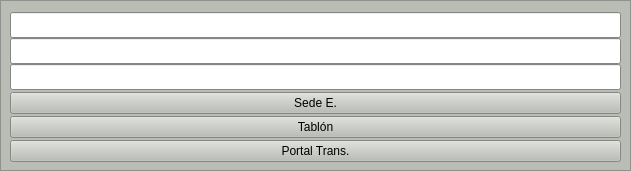
      <widget class="QFrame" name="frame_9">
       <property name="geometry">
        <rect>
         <x>620</x>
         <y>370</y>
         <width>631</width>
         <height>171</height>
        </rect>
       </property>
       <property name="palette">
        <palette>
         <active>
          <colorrole role="WindowText">
           <brush brushstyle="SolidPattern">
            <color alpha="255">
             <red>0</red>
             <green>0</green>
             <blue>0</blue>
            </color>
           </brush>
          </colorrole>
          <colorrole role="Button">
           <brush brushstyle="SolidPattern">
            <color alpha="255">
             <red>186</red>
             <green>189</green>
             <blue>182</blue>
            </color>
           </brush>
          </colorrole>
          <colorrole role="Light">
           <brush brushstyle="SolidPattern">
            <color alpha="255">
             <red>255</red>
             <green>255</green>
             <blue>255</blue>
            </color>
           </brush>
          </colorrole>
          <colorrole role="Midlight">
           <brush brushstyle="SolidPattern">
            <color alpha="255">
             <red>220</red>
             <green>222</green>
             <blue>218</blue>
            </color>
           </brush>
          </colorrole>
          <colorrole role="Dark">
           <brush brushstyle="SolidPattern">
            <color alpha="255">
             <red>93</red>
             <green>94</green>
             <blue>91</blue>
            </color>
           </brush>
          </colorrole>
          <colorrole role="Mid">
           <brush brushstyle="SolidPattern">
            <color alpha="255">
             <red>124</red>
             <green>126</green>
             <blue>121</blue>
            </color>
           </brush>
          </colorrole>
          <colorrole role="Text">
           <brush brushstyle="SolidPattern">
            <color alpha="255">
             <red>0</red>
             <green>0</green>
             <blue>0</blue>
            </color>
           </brush>
          </colorrole>
          <colorrole role="BrightText">
           <brush brushstyle="SolidPattern">
            <color alpha="255">
             <red>255</red>
             <green>255</green>
             <blue>255</blue>
            </color>
           </brush>
          </colorrole>
          <colorrole role="ButtonText">
           <brush brushstyle="SolidPattern">
            <color alpha="255">
             <red>0</red>
             <green>0</green>
             <blue>0</blue>
            </color>
           </brush>
          </colorrole>
          <colorrole role="Base">
           <brush brushstyle="SolidPattern">
            <color alpha="255">
             <red>255</red>
             <green>255</green>
             <blue>255</blue>
            </color>
           </brush>
          </colorrole>
          <colorrole role="Window">
           <brush brushstyle="SolidPattern">
            <color alpha="255">
             <red>186</red>
             <green>189</green>
             <blue>182</blue>
            </color>
           </brush>
          </colorrole>
          <colorrole role="Shadow">
           <brush brushstyle="SolidPattern">
            <color alpha="255">
             <red>0</red>
             <green>0</green>
             <blue>0</blue>
            </color>
           </brush>
          </colorrole>
          <colorrole role="AlternateBase">
           <brush brushstyle="SolidPattern">
            <color alpha="255">
             <red>220</red>
             <green>222</green>
             <blue>218</blue>
            </color>
           </brush>
          </colorrole>
          <colorrole role="ToolTipBase">
           <brush brushstyle="SolidPattern">
            <color alpha="255">
             <red>255</red>
             <green>255</green>
             <blue>220</blue>
            </color>
           </brush>
          </colorrole>
          <colorrole role="ToolTipText">
           <brush brushstyle="SolidPattern">
            <color alpha="255">
             <red>0</red>
             <green>0</green>
             <blue>0</blue>
            </color>
           </brush>
          </colorrole>
         </active>
         <inactive>
          <colorrole role="WindowText">
           <brush brushstyle="SolidPattern">
            <color alpha="255">
             <red>0</red>
             <green>0</green>
             <blue>0</blue>
            </color>
           </brush>
          </colorrole>
          <colorrole role="Button">
           <brush brushstyle="SolidPattern">
            <color alpha="255">
             <red>186</red>
             <green>189</green>
             <blue>182</blue>
            </color>
           </brush>
          </colorrole>
          <colorrole role="Light">
           <brush brushstyle="SolidPattern">
            <color alpha="255">
             <red>255</red>
             <green>255</green>
             <blue>255</blue>
            </color>
           </brush>
          </colorrole>
          <colorrole role="Midlight">
           <brush brushstyle="SolidPattern">
            <color alpha="255">
             <red>220</red>
             <green>222</green>
             <blue>218</blue>
            </color>
           </brush>
          </colorrole>
          <colorrole role="Dark">
           <brush brushstyle="SolidPattern">
            <color alpha="255">
             <red>93</red>
             <green>94</green>
             <blue>91</blue>
            </color>
           </brush>
          </colorrole>
          <colorrole role="Mid">
           <brush brushstyle="SolidPattern">
            <color alpha="255">
             <red>124</red>
             <green>126</green>
             <blue>121</blue>
            </color>
           </brush>
          </colorrole>
          <colorrole role="Text">
           <brush brushstyle="SolidPattern">
            <color alpha="255">
             <red>0</red>
             <green>0</green>
             <blue>0</blue>
            </color>
           </brush>
          </colorrole>
          <colorrole role="BrightText">
           <brush brushstyle="SolidPattern">
            <color alpha="255">
             <red>255</red>
             <green>255</green>
             <blue>255</blue>
            </color>
           </brush>
          </colorrole>
          <colorrole role="ButtonText">
           <brush brushstyle="SolidPattern">
            <color alpha="255">
             <red>0</red>
             <green>0</green>
             <blue>0</blue>
            </color>
           </brush>
          </colorrole>
          <colorrole role="Base">
           <brush brushstyle="SolidPattern">
            <color alpha="255">
             <red>255</red>
             <green>255</green>
             <blue>255</blue>
            </color>
           </brush>
          </colorrole>
          <colorrole role="Window">
           <brush brushstyle="SolidPattern">
            <color alpha="255">
             <red>186</red>
             <green>189</green>
             <blue>182</blue>
            </color>
           </brush>
          </colorrole>
          <colorrole role="Shadow">
           <brush brushstyle="SolidPattern">
            <color alpha="255">
             <red>0</red>
             <green>0</green>
             <blue>0</blue>
            </color>
           </brush>
          </colorrole>
          <colorrole role="AlternateBase">
           <brush brushstyle="SolidPattern">
            <color alpha="255">
             <red>220</red>
             <green>222</green>
             <blue>218</blue>
            </color>
           </brush>
          </colorrole>
          <colorrole role="ToolTipBase">
           <brush brushstyle="SolidPattern">
            <color alpha="255">
             <red>255</red>
             <green>255</green>
             <blue>220</blue>
            </color>
           </brush>
          </colorrole>
          <colorrole role="ToolTipText">
           <brush brushstyle="SolidPattern">
            <color alpha="255">
             <red>0</red>
             <green>0</green>
             <blue>0</blue>
            </color>
           </brush>
          </colorrole>
         </inactive>
         <disabled>
          <colorrole role="WindowText">
           <brush brushstyle="SolidPattern">
            <color alpha="255">
             <red>93</red>
             <green>94</green>
             <blue>91</blue>
            </color>
           </brush>
          </colorrole>
          <colorrole role="Button">
           <brush brushstyle="SolidPattern">
            <color alpha="255">
             <red>186</red>
             <green>189</green>
             <blue>182</blue>
            </color>
           </brush>
          </colorrole>
          <colorrole role="Light">
           <brush brushstyle="SolidPattern">
            <color alpha="255">
             <red>255</red>
             <green>255</green>
             <blue>255</blue>
            </color>
           </brush>
          </colorrole>
          <colorrole role="Midlight">
           <brush brushstyle="SolidPattern">
            <color alpha="255">
             <red>220</red>
             <green>222</green>
             <blue>218</blue>
            </color>
           </brush>
          </colorrole>
          <colorrole role="Dark">
           <brush brushstyle="SolidPattern">
            <color alpha="255">
             <red>93</red>
             <green>94</green>
             <blue>91</blue>
            </color>
           </brush>
          </colorrole>
          <colorrole role="Mid">
           <brush brushstyle="SolidPattern">
            <color alpha="255">
             <red>124</red>
             <green>126</green>
             <blue>121</blue>
            </color>
           </brush>
          </colorrole>
          <colorrole role="Text">
           <brush brushstyle="SolidPattern">
            <color alpha="255">
             <red>93</red>
             <green>94</green>
             <blue>91</blue>
            </color>
           </brush>
          </colorrole>
          <colorrole role="BrightText">
           <brush brushstyle="SolidPattern">
            <color alpha="255">
             <red>255</red>
             <green>255</green>
             <blue>255</blue>
            </color>
           </brush>
          </colorrole>
          <colorrole role="ButtonText">
           <brush brushstyle="SolidPattern">
            <color alpha="255">
             <red>93</red>
             <green>94</green>
             <blue>91</blue>
            </color>
           </brush>
          </colorrole>
          <colorrole role="Base">
           <brush brushstyle="SolidPattern">
            <color alpha="255">
             <red>186</red>
             <green>189</green>
             <blue>182</blue>
            </color>
           </brush>
          </colorrole>
          <colorrole role="Window">
           <brush brushstyle="SolidPattern">
            <color alpha="255">
             <red>186</red>
             <green>189</green>
             <blue>182</blue>
            </color>
           </brush>
          </colorrole>
          <colorrole role="Shadow">
           <brush brushstyle="SolidPattern">
            <color alpha="255">
             <red>0</red>
             <green>0</green>
             <blue>0</blue>
            </color>
           </brush>
          </colorrole>
          <colorrole role="AlternateBase">
           <brush brushstyle="SolidPattern">
            <color alpha="255">
             <red>186</red>
             <green>189</green>
             <blue>182</blue>
            </color>
           </brush>
          </colorrole>
          <colorrole role="ToolTipBase">
           <brush brushstyle="SolidPattern">
            <color alpha="255">
             <red>255</red>
             <green>255</green>
             <blue>220</blue>
            </color>
           </brush>
          </colorrole>
          <colorrole role="ToolTipText">
           <brush brushstyle="SolidPattern">
            <color alpha="255">
             <red>0</red>
             <green>0</green>
             <blue>0</blue>
            </color>
           </brush>
          </colorrole>
         </disabled>
        </palette>
       </property>
       <property name="frameShape">
        <enum>QFrame::StyledPanel</enum>
       </property>
       <property name="frameShadow">
        <enum>QFrame::Raised</enum>
       </property>
       <widget class="QWidget" name="layoutWidget_8">
        <property name="geometry">
         <rect>
          <x>10</x>
          <y>10</y>
          <width>611</width>
          <height>156</height>
         </rect>
        </property>
        <layout class="QHBoxLayout" name="horizontalLayout_5">
         <item>
          <layout class="QVBoxLayout" name="verticalLayout_6">
           <property name="spacing">
            <number>0</number>
           </property>
           <item>
            <layout class="QVBoxLayout" name="verticalLayout_5">
             <property name="spacing">
              <number>0</number>
             </property>
             <item>
              <widget class="QLineEdit" name="lineEdit_sede_2">
               <property name="font">
                <font>
                 <pointsize>11</pointsize>
                </font>
               </property>
               <property name="inputMethodHints">
                <set>Qt::ImhUrlCharactersOnly</set>
               </property>
               <property name="maxLength">
                <number>128</number>
               </property>
               <property name="readOnly">
                <bool>true</bool>
               </property>
              </widget>
             </item>
             <item>
              <widget class="QLineEdit" name="lineEdit_tablon_2">
               <property name="font">
                <font>
                 <pointsize>11</pointsize>
                </font>
               </property>
               <property name="inputMethodHints">
                <set>Qt::ImhUrlCharactersOnly</set>
               </property>
               <property name="maxLength">
                <number>256</number>
               </property>
               <property name="readOnly">
                <bool>true</bool>
               </property>
              </widget>
             </item>
             <item>
              <widget class="QLineEdit" name="lineEdit_portar_transparencia">
               <property name="font">
                <font>
                 <pointsize>11</pointsize>
                </font>
               </property>
               <property name="inputMethodHints">
                <set>Qt::ImhUrlCharactersOnly</set>
               </property>
               <property name="maxLength">
                <number>256</number>
               </property>
               <property name="readOnly">
                <bool>true</bool>
               </property>
              </widget>
             </item>
            </layout>
           </item>
           <item>
            <widget class="QPushButton" name="pB_sede_2">
             <property name="text">
              <string>Sede E.</string>
             </property>
            </widget>
           </item>
           <item>
            <widget class="QPushButton" name="pB_tablon_2">
             <property name="text">
              <string>Tablón</string>
             </property>
            </widget>
           </item>
           <item>
            <widget class="QPushButton" name="pB_portalTransparencia_2">
             <property name="text">
              <string>Portal Trans.</string>
             </property>
            </widget>
           </item>
          </layout>
         </item>
        </layout>
       </widget>
      </widget>
